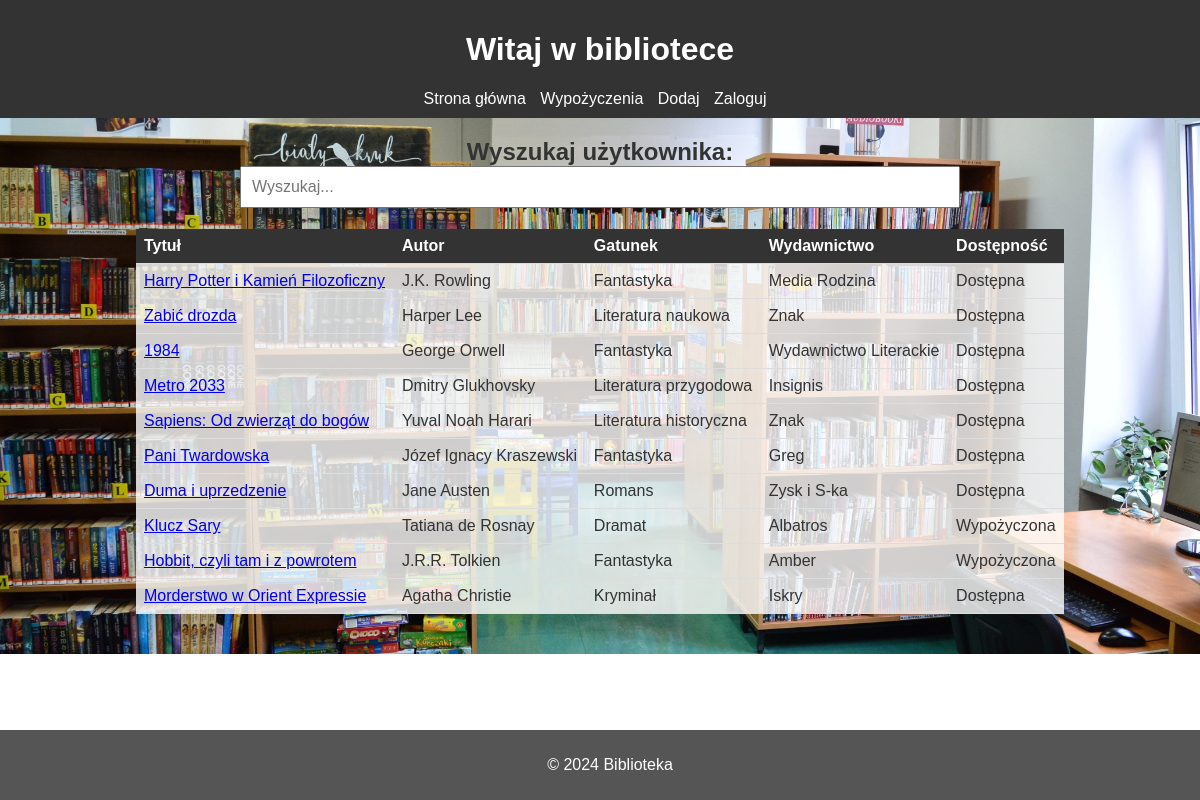
Before: /books with the older database file.
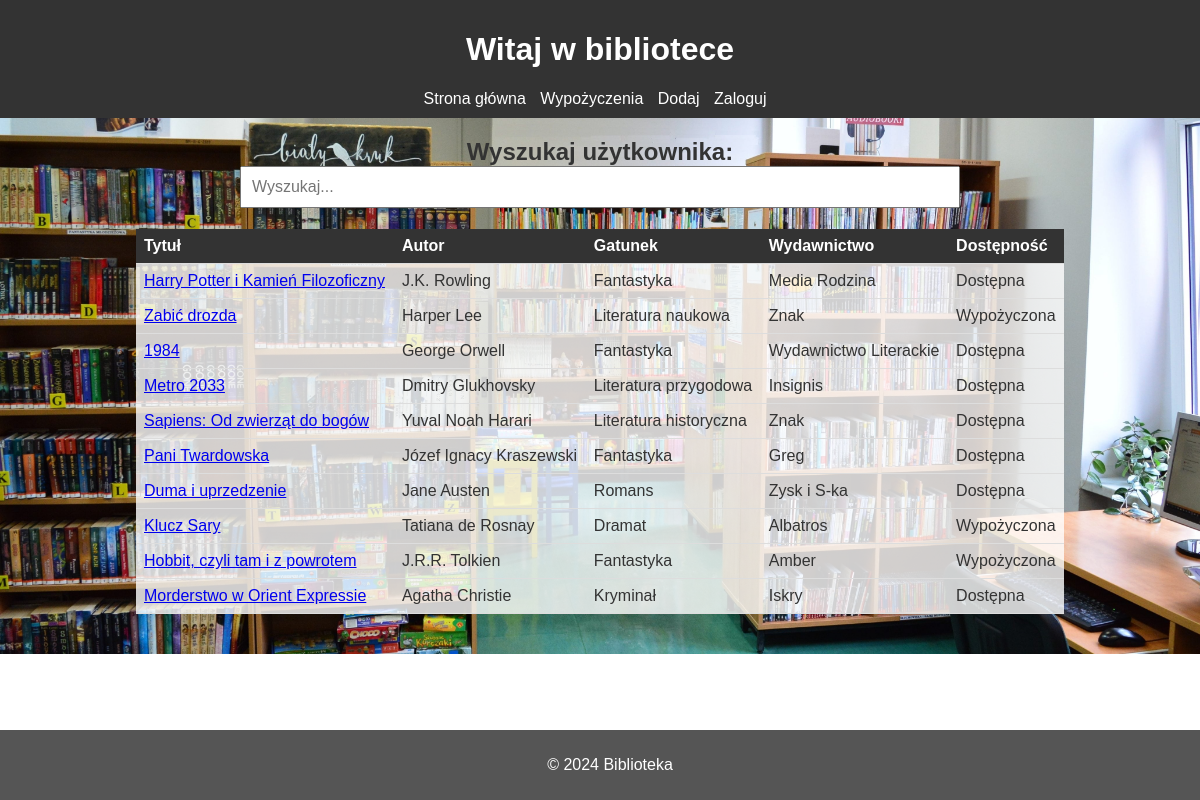
After: the same page with the newer database file.
### bibliotekarz/models.py (models this page shows, shortened)
class Ksiazki(models.Model):
    Stany = [
        ('Dostępna','Dostępna'),
        ('Wypożyczona','Wypozyczona')
    ]
    Tytul = models.CharField(max_length=100, null=False)
    Autor = models.CharField(max_length=50, null=False)
    Gatunek = models.ForeignKey(Gatunki, on_delete=models.CASCADE)
    Liczba_stron = models.IntegerField()
    Wydawnictwo = models.CharField(max_length=50)
    Rok_wydania = models.IntegerField()
    Cena = models.DecimalField(decimal_places=2, max_digits=5)
    Liczba_egzamplarzy = models.IntegerField()
    Opis = models.CharField(max_length=1000)
    Stan = models.CharField(choices=Stany, max_length=20)

class Gatunki(models.Model):
    Nazwa = models.CharField(max_length=50)
    def __str__(self) -> str:
        return self.Nazwa

### bibliotekarz/views.py (the view)
# urls.py: path('books', viewsb.ListBooksView.as_view(), name='books'),
class ListBooksView(ListView):
    model = Ksiazki
    template_name = 'listBooks.html'
    context_object_name = 'books'
    def get_queryset(self):
        query = self.request.GET.get('q')
        if query != None:
            books = Ksiazki.objects.filter(Q(Tytul__icontains=query) |
                                            Q(Autor__icontains=query) |
                                            Q(Gatunek__Nazwa__icontains=query) |
                                            Q(Wydawnictwo__icontains=query) |
                                            Q(Stan__icontains=query))
            return books
        else:
            books = Ksiazki.objects.all()
            return books

### bibliotekarz/templates/listBooks.html (shortened to what this page needs)
<!DOCTYPE html>
{% load static %}
<html lang="en">
<head>
</head>
<body>
    <header>
        <h1>Witaj w bibliotece</h1>
        <nav>
            <ul>
                <li><a href="{% url 'home' %}">Strona główna</a></li>
                <li><a href="{% url 'rents' %}">Wypożyczenia</a></li>
                <li><a href="{% url 'register-book' %}">Dodaj</a></li>
                {% if user.is_authenticated %}
                <li><a href="{% url 'logout' %}">Wyloguj</a></li>
            {% else %}
                <li><a href="{% url 'login' %}">Zaloguj</a></li>
            {% endif %}
            </ul>
        </nav>
    </header>
    <main>
        {% if page == None %}
        <form action="" method="get">
            <label for="search">Wyszukaj użytkownika:</label>
            <br>
            <input id="search" name="q" type="text" placeholder="Wyszukaj...">
        </form>
        {% endif %}
        <table>
            <tr>
                <th>Tytuł</th>
                <th>Autor</th>
                <th>Gatunek</th>
                <th>Wydawnictwo</th>
                <th>Dostępność</th>
            </tr>
            {% for book in books %}
            <tr>
                <td><a href="{% url 'book' book.id %}">{{ book.Tytul }}</a></td>
                <td>{{ book.Autor }}</td>
                <td>{{ book.Gatunek }}</td>
                <td>{{ book.Wydawnictwo }}</td>
                <td>{{ book.Stan }}</td>
            </tr>
            {% endfor %}
        </table>
    </main>
    <footer>
        <p>&copy; 2024 Biblioteka</p>
    </footer>
</body>
</html>

Changed rows visible on the page:
changed Ksiazki "Zabić drozda": Stan "Dostępna" → "Wypożyczona"
